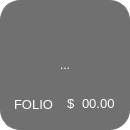
<?xml version="1.0" encoding="UTF-8"?>
<ui version="4.0">
 <class>tarjetaPlatillo</class>
 <widget class="QWidget" name="tarjetaPlatillo">
  <property name="geometry">
   <rect>
    <x>0</x>
    <y>0</y>
    <width>130</width>
    <height>130</height>
   </rect>
  </property>
  <property name="minimumSize">
   <size>
    <width>130</width>
    <height>130</height>
   </size>
  </property>
  <property name="maximumSize">
   <size>
    <width>130</width>
    <height>130</height>
   </size>
  </property>
  <property name="windowTitle">
   <string>Form</string>
  </property>
  <property name="styleSheet">
   <string notr="true">background-color:transparent;
color: white;
</string>
  </property>
  <widget class="QFrame" name="frame">
   <property name="geometry">
    <rect>
     <x>0</x>
     <y>0</y>
     <width>130</width>
     <height>130</height>
    </rect>
   </property>
   <property name="minimumSize">
    <size>
     <width>130</width>
     <height>130</height>
    </size>
   </property>
   <property name="maximumSize">
    <size>
     <width>130</width>
     <height>130</height>
    </size>
   </property>
   <property name="styleSheet">
    <string notr="true">background-color:#707070;
border: 1px solid #707070;
border-radius:20px;</string>
   </property>
   <property name="frameShape">
    <enum>QFrame::StyledPanel</enum>
   </property>
   <property name="frameShadow">
    <enum>QFrame::Raised</enum>
   </property>
   <layout class="QGridLayout" name="gridLayout">
    <item row="0" column="0">
     <layout class="QVBoxLayout" name="verticalLayout">
      <item>
       <widget class="QPlainTextEdit" name="nombrePro">
        <property name="minimumSize">
         <size>
          <width>107</width>
          <height>60</height>
         </size>
        </property>
        <property name="maximumSize">
         <size>
          <width>107</width>
          <height>60</height>
         </size>
        </property>
        <property name="font">
         <font>
          <family>MS Shell Dlg 2</family>
          <pointsize>12</pointsize>
          <weight>50</weight>
          <italic>false</italic>
          <bold>false</bold>
         </font>
        </property>
        <property name="styleSheet">
         <string notr="true">background-color:transparent;
border:none;

font: 12pt &quot;MS Shell Dlg 2&quot;;</string>
        </property>
        <property name="verticalScrollBarPolicy">
         <enum>Qt::ScrollBarAlwaysOff</enum>
        </property>
        <property name="readOnly">
         <bool>true</bool>
        </property>
        <property name="plainText">
         <string/>
        </property>
        <property name="placeholderText">
         <string>Nombre del producto</string>
        </property>
       </widget>
      </item>
      <item>
       <spacer name="verticalSpacer">
        <property name="orientation">
         <enum>Qt::Vertical</enum>
        </property>
        <property name="sizeType">
         <enum>QSizePolicy::Fixed</enum>
        </property>
        <property name="sizeHint" stdset="0">
         <size>
          <width>20</width>
          <height>13</height>
         </size>
        </property>
       </spacer>
      </item>
      <item>
       <layout class="QHBoxLayout" name="horizontalLayout">
        <property name="spacing">
         <number>0</number>
        </property>
        <property name="leftMargin">
         <number>0</number>
        </property>
        <item>
         <widget class="QLabel" name="idPro">
          <property name="sizePolicy">
           <sizepolicy hsizetype="Preferred" vsizetype="Fixed">
            <horstretch>0</horstretch>
            <verstretch>0</verstretch>
           </sizepolicy>
          </property>
          <property name="minimumSize">
           <size>
            <width>10</width>
            <height>0</height>
           </size>
          </property>
          <property name="maximumSize">
           <size>
            <width>100</width>
            <height>21</height>
           </size>
          </property>
          <property name="font">
           <font>
            <pointsize>10</pointsize>
           </font>
          </property>
          <property name="styleSheet">
           <string notr="true"/>
          </property>
          <property name="text">
           <string>FOLIO</string>
          </property>
         </widget>
        </item>
        <item>
         <spacer name="horizontalSpacer">
          <property name="orientation">
           <enum>Qt::Horizontal</enum>
          </property>
          <property name="sizeHint" stdset="0">
           <size>
            <width>5</width>
            <height>20</height>
           </size>
          </property>
         </spacer>
        </item>
        <item>
         <layout class="QHBoxLayout" name="horizontalLayout_2">
          <property name="spacing">
           <number>0</number>
          </property>
          <item>
           <widget class="QLabel" name="label">
            <property name="sizePolicy">
             <sizepolicy hsizetype="Fixed" vsizetype="Fixed">
              <horstretch>0</horstretch>
              <verstretch>0</verstretch>
             </sizepolicy>
            </property>
            <property name="minimumSize">
             <size>
              <width>15</width>
              <height>0</height>
             </size>
            </property>
            <property name="maximumSize">
             <size>
              <width>15</width>
              <height>16777215</height>
             </size>
            </property>
            <property name="font">
             <font>
              <pointsize>10</pointsize>
             </font>
            </property>
            <property name="text">
             <string>$</string>
            </property>
           </widget>
          </item>
          <item>
           <widget class="QLabel" name="Precio">
            <property name="sizePolicy">
             <sizepolicy hsizetype="Preferred" vsizetype="Fixed">
              <horstretch>0</horstretch>
              <verstretch>0</verstretch>
             </sizepolicy>
            </property>
            <property name="minimumSize">
             <size>
              <width>10</width>
              <height>0</height>
             </size>
            </property>
            <property name="maximumSize">
             <size>
              <width>160</width>
              <height>16777215</height>
             </size>
            </property>
            <property name="font">
             <font>
              <pointsize>10</pointsize>
             </font>
            </property>
            <property name="styleSheet">
             <string notr="true"/>
            </property>
            <property name="text">
             <string>00.00</string>
            </property>
           </widget>
          </item>
         </layout>
        </item>
       </layout>
      </item>
     </layout>
    </item>
   </layout>
  </widget>
  <widget class="QPushButton" name="pushButton">
   <property name="geometry">
    <rect>
     <x>0</x>
     <y>0</y>
     <width>130</width>
     <height>130</height>
    </rect>
   </property>
   <property name="minimumSize">
    <size>
     <width>130</width>
     <height>130</height>
    </size>
   </property>
   <property name="maximumSize">
    <size>
     <width>130</width>
     <height>130</height>
    </size>
   </property>
   <property name="styleSheet">
    <string notr="true">background-color: transparent;
border:none;</string>
   </property>
   <property name="text">
    <string>...</string>
   </property>
  </widget>
 </widget>
 <resources/>
 <connections/>
</ui>
